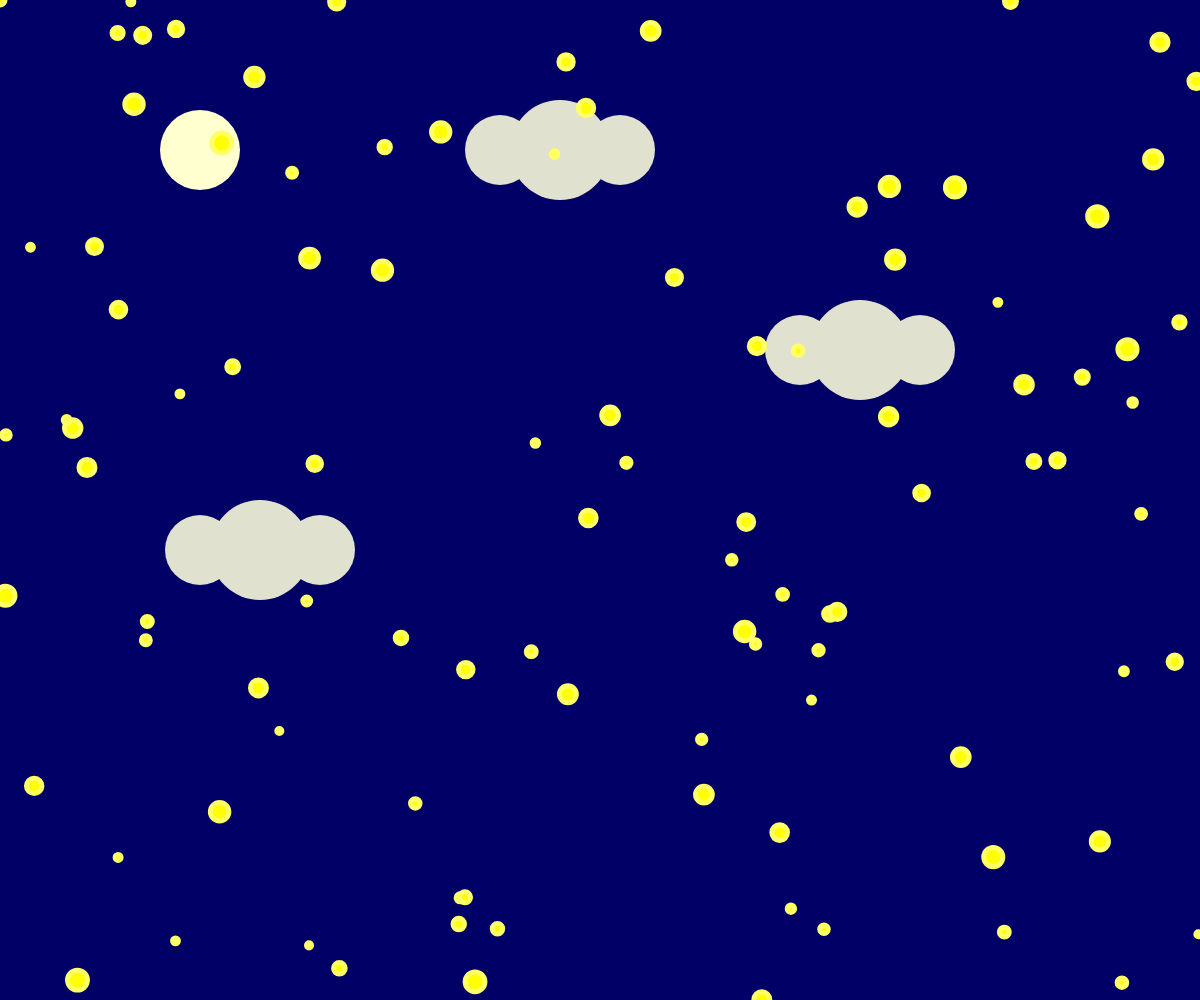
Frame 1 (no input)
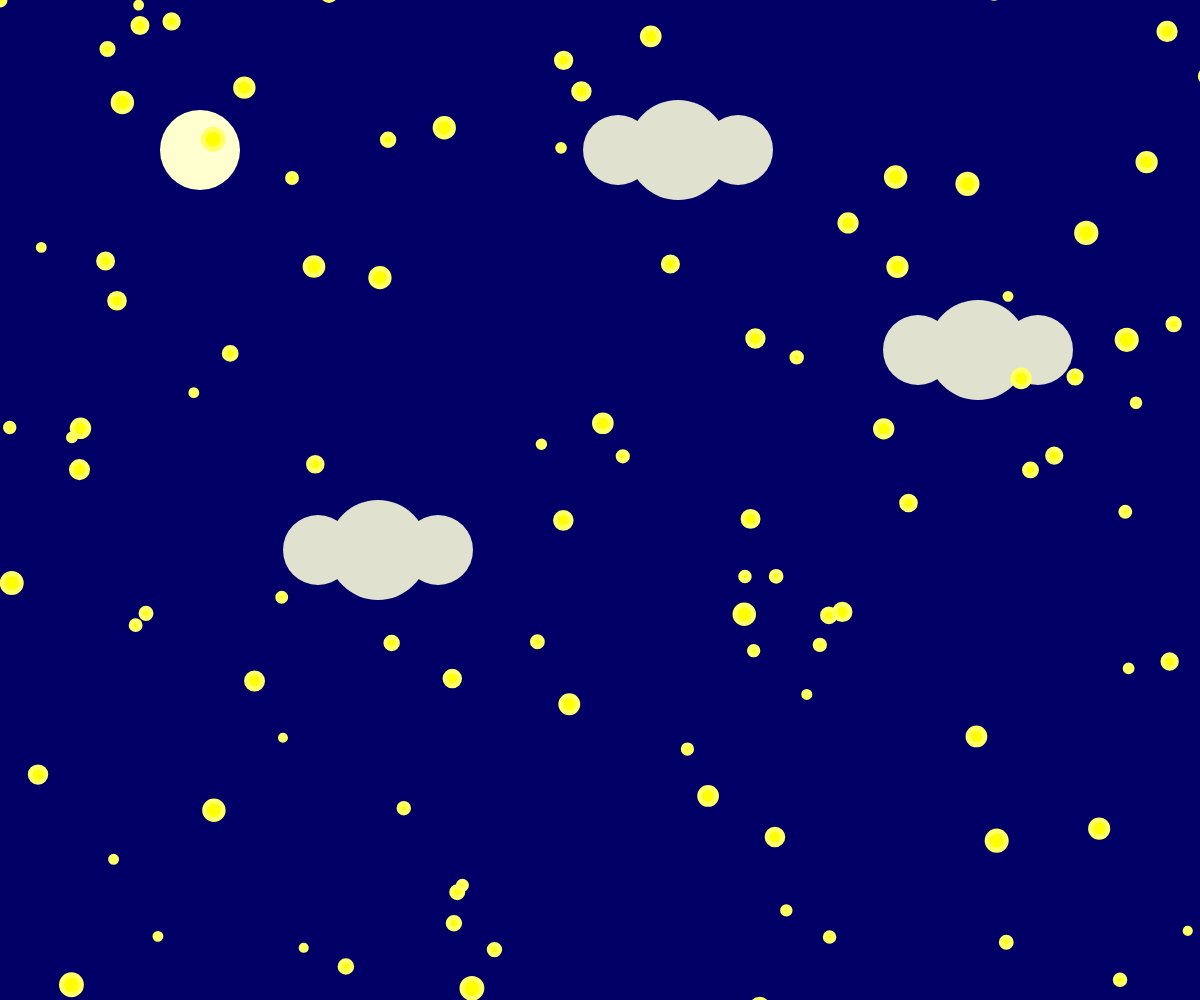
Frame 60 (no input)
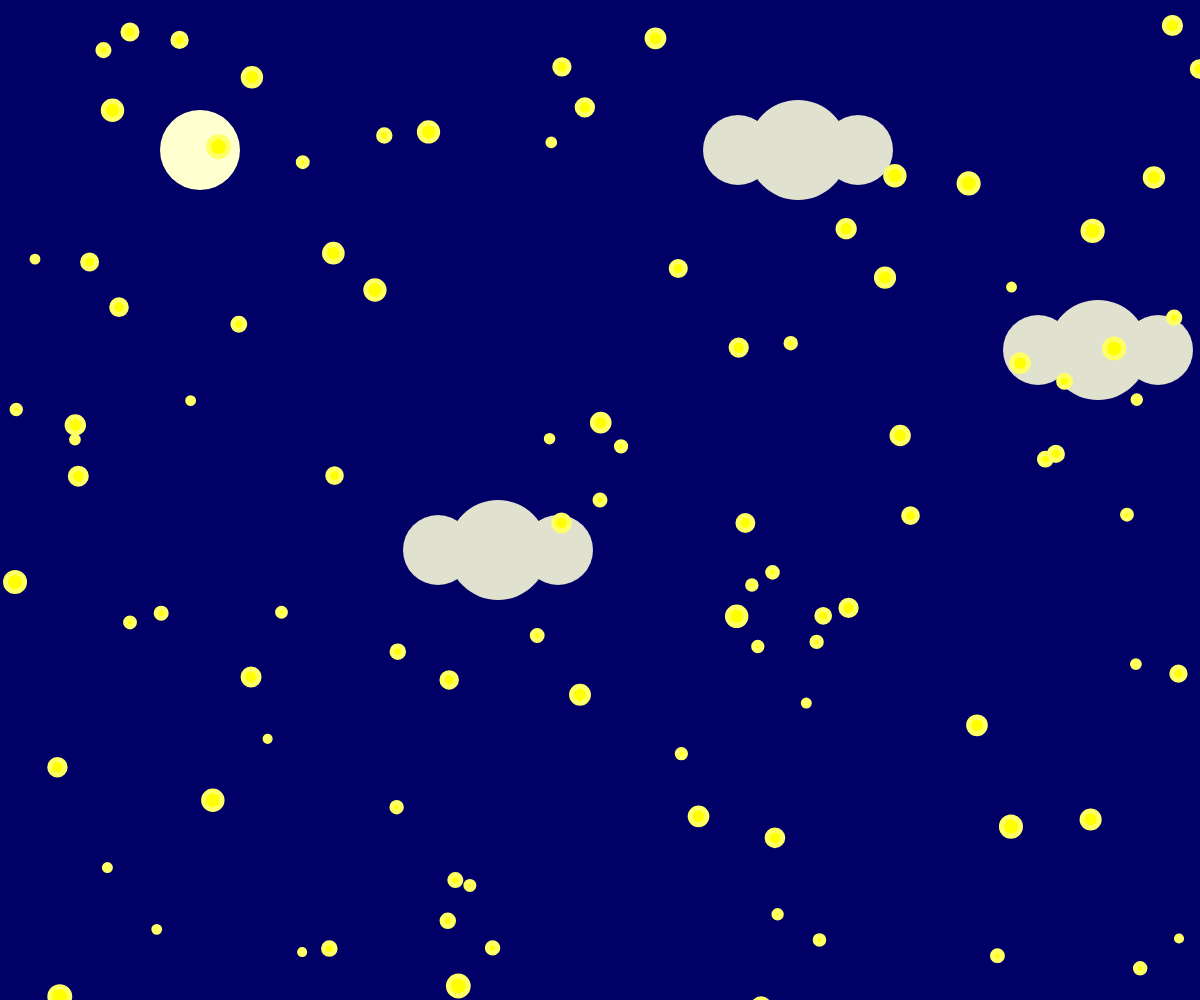
Frame 120 (the mouse pressed at the canvas centre since frame 60)

The p5.js sketch that drew these frames (run headless with seeded random() and noise() and a simulated clock; from frame 60 on, the mouse is pressed at the canvas centre):

// p5.js sketch
// ── sketch.js
function preload() {
  // put preload code here
}

var myVagalume = [];

var myLuna = {};

var point;

var b = 102;

var g = 0;

var r = 0;

var bl = 208;

var cloud1;
var cloud2;
var cloud3;
var cloud4;
var cloud5;
var cloud6;
var cloud7;
var cloud8;
var cloud9;

function setup() {
  // put setup code here
  createCanvas(windowWidth, windowHeight);


  myLuna = new Luna(200, 150, 80);

  cloud1 = new Clouds(500, 150, 70);
  cloud2 = new Clouds(560, 150, 100);
  cloud3 = new Clouds(620, 150, 70);
  cloud4 = new Clouds(800, 350, 70);
  cloud5 = new Clouds(860, 350, 100);
  cloud6 = new Clouds(920, 350, 70);
  cloud7 = new Clouds(200, 550, 70);
  cloud8 = new Clouds(260, 550, 100);
  cloud9 = new Clouds(320, 550, 70);


  var number = 100;
  for (var i = 0; i < number; i++) {
    //var x = 20+ 100*i;
    myVagalume[i] = new Vagalume(random(0, width), random(0, height), random(5, 20));
  }
  point = new Vagalume(400, 200, 10);

}

function draw() {
  // put drawing code here


  background(r, g, b);

  myLuna.show();
  cloud1.show();
  cloud2.show();
  cloud3.show();
  cloud4.show();
  cloud5.show();
  cloud6.show();
  cloud7.show();
  cloud8.show();
  cloud9.show();
  cloud1.move();
  cloud2.move();
  cloud3.move();
  cloud4.move();
  cloud5.move();
  cloud6.move();
  cloud7.move();
  cloud8.move();
  cloud9.move();

  point.x = mouseX;
  point.y = mouseY;
  point.show();


  for (var j = 0; j < myVagalume.length; j++) {
    myVagalume[j].show();
    myVagalume[j].move();


    if (dist(point.x, point.y, myVagalume[j].x, myVagalume[j].y) < point.diameter + myVagalume[j].diameter) {
      b = b - 2;
      r = r + 2;
      g = g + 2;

      for (b = 102; b < 200; b++) {

      }

      myLuna.color = myLuna.color * 1;

      myVagalume[j].diameter = 0;
      myVagalume[j].color = '#ffffff';
    }

  }

}

function windowResized() {
  resizeCanvas(windowWidth, windowHeight);
}

function Vagalume(_x, _y, _d) {
  this.x = _x;
  this.y = _y;
  this.diameter = _d;
  this.speed = 2;
  this.color = '#ffff00';


  this.show = function() {
    strokeWeight(5);
    stroke('#ffff66');
    fill(this.color);
    ellipse(this.x, this.y, this.diameter);
  }

  this.move = function() {
    this.x = this.x + random(-2, 2);
    this.y = this.y + random(-2, 2);
  }


}

function Luna(_x, _y, _d) {
  this.x = _x;
  this.y = _y;
  this.diameter = _d;
  this.color = color(255, 255, bl);

  this.show = function() {
    noStroke();
    fill(this.color);
    ellipse(this.x, this.y, this.diameter);
  }
}

function Clouds(_x, _y, _d) {
  this.x = _x;
  this.y = _y;
  this.diameter = _d;
  this.color = color(225, 225, 208);
  this.speed = 2;

  var yDir = 1;
  var xDir = 1;

  this.show = function() {
    noStroke();
    fill(this.color);
    ellipse(this.x, this.y, this.diameter);
  }

  this.move = function() {
    this.x += this.speed * xDir;
    if (this.x > width || this.x < 0) {
      xDir = xDir * -1;
    }
  }


}
